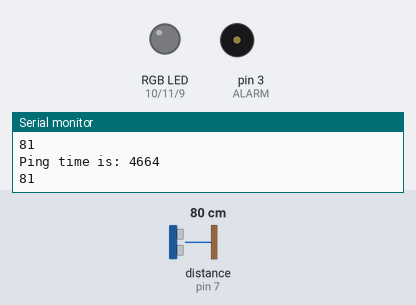
A sketch run on a simulated Arduino Uno, built with avr-gcc and run on an emulated ATmega328P. Parts: an RGB LED mixed from three pins (HIGH = lit), buzzer (waves = sounding), the last lines printed to the serial monitor. Dashed ring = blinking. The test bench sets the inputs (shaded band); at power-on: distance to the obstacle (sensor on pin 7) 80 cm. The echo pulse lasts 58.3 µs per cm.

Above: at 4.2 s.
4.3 s: distance to the obstacle (sensor on pin 7) set to 11 cm
5.8 s: distance to the obstacle (sensor on pin 7) set to 8 cm
At 6.6 s:
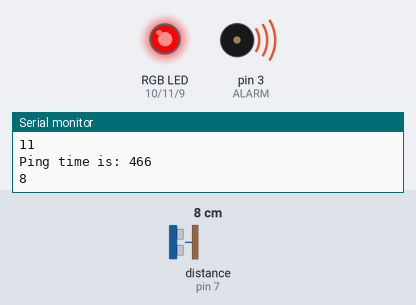
8.8 s: distance to the obstacle (sensor on pin 7) set to 18 cm
At 10.8 s:
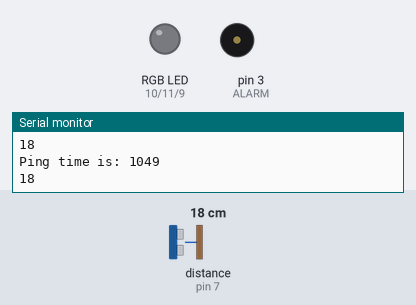
11.1 s: distance to the obstacle (sensor on pin 7) set to 2 cm
At 12.8 s:
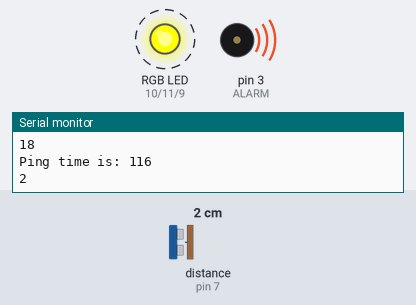
Timing chart, 0 to 15.1 s (numbered marks = the images above; inputs shaded):
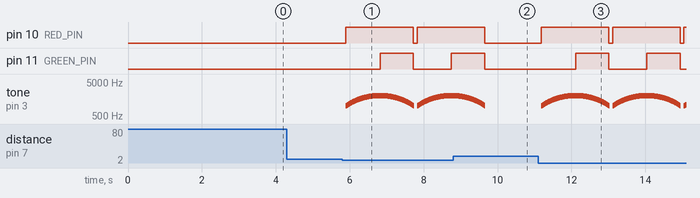

The sketch:

alarm_soln.ino
```cpp
/*
 * NAME:
 * LED Alarm System
 * Workshop 1
 *
 * Project borrowed and modified from
 * http://www.makeuseof.com/tag/how-to-make-a-simple-arduino-alarm-system/
 */

#include <NewPing.h>
#include <NewTone.h>

// Select which PWM-capable pins are to be used.
const int RED_PIN =       10;
const int GREEN_PIN =     11;
const int BLUE_PIN =      9;

const int TRIGGER_PIN =   6;  // Arduino pin tied to trigger pin on the ultrasonic sensor.
const int ECHO_PIN =      7;  // Arduino pin tied to echo pin on the ultrasonic sensor.
const int MAX_DISTANCE =  10;

const int ALARM = 3;

float sinVal;
int toneVal;
bool triggered;
NewPing sonar(TRIGGER_PIN, ECHO_PIN, 1000);

void setup() {
  // setup code runs once when the program starts

  //set pinModes for RGB strip
  pinMode(RED_PIN,OUTPUT);
  pinMode(BLUE_PIN,OUTPUT);
  pinMode(GREEN_PIN,OUTPUT);
  pinMode(ALARM, OUTPUT); //Set pinMode for Alarm

  //reset lights
  analogWrite(RED_PIN,0);
  analogWrite(BLUE_PIN,0);
  analogWrite(RED_PIN,0);

  triggered = false; //Alarm has not yet been tripped

  Serial.begin(115200); // Open serial monitor at 115200 baud to see ping results.

  //delay to give time to get out of the way
  delay(3000);
}

void loop() {
  if(triggered == true) {
    //Serial.println("About to trigger alarm");
    alarm();
    triggered = false;
    color(0, 0, 0);
  } else {
    delay(100); //Don't repeatedly check too quickly
    //Serial.println("About to check distance. sonar.ping_cm gives us " + sonar.ping_cm());
    int pingTime = sonar.ping(); //see how long it takes to send a ping and receive it
    Serial.print("Ping time is: ");
    Serial.println(pingTime);
    unsigned int distance = pingTime/US_ROUNDTRIP_CM; //compute distance based on speed of ping
    Serial.println(distance); //output distance to the serial monitor
    if(distance < MAX_DISTANCE) {
      triggered = true;
    }
  }
}

//helper function enabling us to send a color in one command
void color (unsigned char red, unsigned char green, unsigned char blue)     // the color generating function
{
    analogWrite(RED_PIN, red);
    analogWrite(BLUE_PIN, blue);
    analogWrite(GREEN_PIN, green);
}

//Flashes light if alarm is tripped
void alarm(){
  //Sound the alarm
  color(255,0,0); //red
  for (int x=0; x<180; x++) {
    // convert degrees to radians then obtain sin value
    sinVal = (sin(x*(3.1412/180)));
    // generate a frequency from the sin value
    toneVal = 1000+(int(sinVal*1000));
    NewTone(ALARM, toneVal, 10);
    delay(10.0);
    if(x == 90)
    {
      color(255,255,0); //yellow
    }
  }

  noNewTone(ALARM);
}
```

Measured:
- the behaviour switches between 10 and 9 cm on distance to the obstacle (sensor on pin 7) (found by bisection; images 0 and 1)
- after the input at 5.8 s, pin 10 (RED_PIN): LOW → HIGH after 0.10 s, → LOW 1.8 s later, → HIGH 0.10 s later; pin 11 (GREEN_PIN): LOW → HIGH after 1.0 s, → LOW 0.90 s later, → HIGH 1.0 s later
- after the input at 8.8 s, pin 10 (RED_PIN), pin 11 (GREEN_PIN): goes on until 9.7 s, then stays LOW; tone on pin 3 (ALARM): goes on until 9.7 s, then stays silent
- after the input at 11.1 s, pin 10 (RED_PIN): alternates HIGH for 1.8 s and LOW for 0.10 s, starting after 0.09 s; pin 11 (GREEN_PIN): alternates HIGH for 0.90 s and LOW for 1.0 s, starting after 1.0 s
